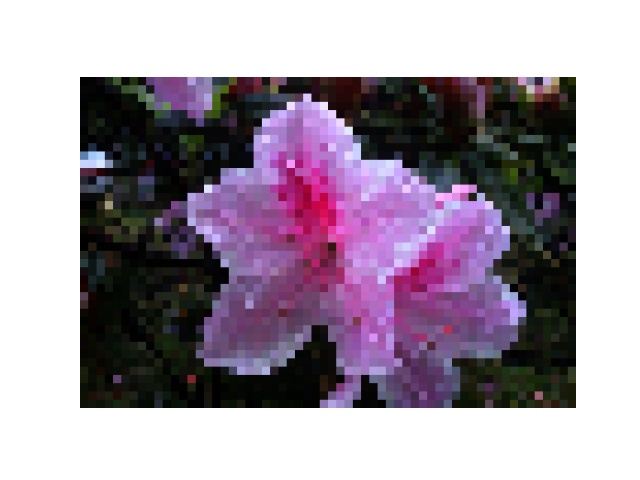
#> input picture example/moisac.jpeg, 640 x 480 px
$ python decoder.py
#> lines starting #> are read from the running program, lines starting #| are printed output that depends on the picture
import matplotlib.image as mpimg
import matplotlib.pyplot as plt
from scipy import special
# import scipy.signal
import numpy as np
from PIL import Image
import cmath


# omega = cutoff frequency in radians (pi is max), N = horizontal size of the kernel, also its vertical size, must be odd.
def circularLowpassKernel(omega_c, N):
    kernel = np.fromfunction(lambda x, y: omega_c*special.j1(omega_c*np.sqrt((x - (N - 1)/2)**2 + (
        y - (N - 1)/2)**2))/(2*np.pi*np.sqrt((x - (N - 1)/2)**2 + (y - (N - 1)/2)**2)), [N, N])
    kernel[(N - 1)//2, (N - 1)//2] = omega_c**2/(4*np.pi)
    return kernel


tmp = Image.open("moisac.jpeg")
#> tmp is the input picture: PIL image 640x480 RGB; mean R, G, B 161.4, 149.2, 163
h,w = tmp.size                   # (height,width,color)
#> h = 640; w = 480
tmp2 = tmp.resize((w, w), resample=Image.BILINEAR)
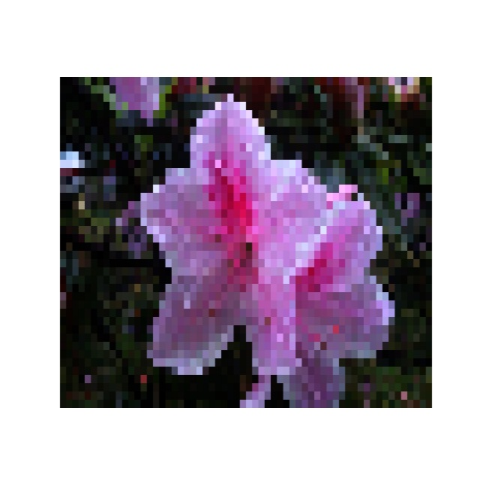
#> tmp2: PIL image 480x480 RGB; mean R, G, B 161.5, 149.3, 163.1
tmp2.show()
input_img = np.asarray(tmp2)
h, w, c = input_img.shape
#> h = 480; c = 3

# Horizontal size of the kernel, also its vertical size. Must be odd.
kernelN = w
#> kernelN = 480
omega_c = np.pi / 4  # Cutoff frequency in radians <= pi
kernel = circularLowpassKernel(omega_c, kernelN)
kernel_fft = np.fft.fft2(kernel)
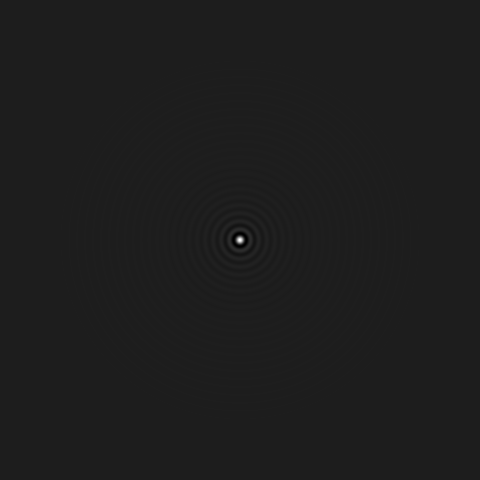
#> kernel: shape (480, 480) float64; min -0.00649, max 0.0491, mean 4.32e-06; drawn with min black and max white
# plt.imshow(kernel, vmin=-1, vmax=1, cmap='bwr')
# plt.colorbar()
# plt.show()

# DTFT of kernel
'''
kernel_dtft = np.empty((w, w))
for row in range(w):
    for col in range(w):
        num1 = 0J
        for i in range(w):
            num2 = 0J
            for j in range(w):
                num2 += kernel[i, j]*cmath.exp(-cmath.pi*2J*(row*j + col*i))
            num1 += num2
        kernel_dtft[row, col] = num1
'''

result = np.empty((w, w, c))

for i in range(c):
    result[:, :, i] = np.fft.fft2(input_img[:, :, i])
    result[:, :, i] = np.multiply(result[:, :, i], kernel_fft)
    result[:, :, i] = np.fft.ifft2(result[:, :, i]) / 255.0
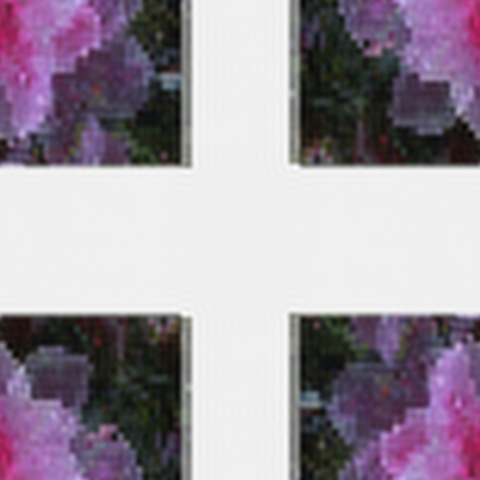
#> result: shape (480, 480, 3) float64; mean R, G, B 0.63, 0.582, 0.636; drawn with min black and max white

# Convolution of signal and filter
# for i in range(c):
#      result[:, :, i] = scipy.signal.convolve2d(input_img[:, :, i], kernel, 'same') / 255.0

# print(result)
plt.imshow(result)
plt.axis('off')
plt.show()

$ run again, with example/1.jpeg copied over example/moisac.jpeg
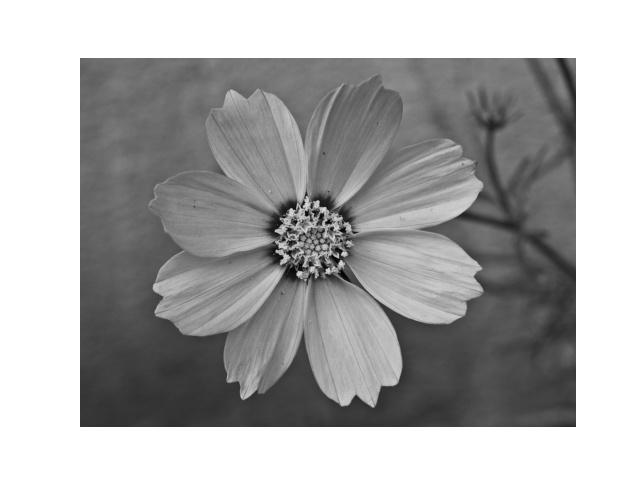
#> input picture example/1.jpeg, 640 x 480 px
#> tmp is the input picture: PIL image 640x480 RGB; min 0, max 255, mean 168.5
#> `tmp2 = tmp.resize((w, w), resample=Image.BILINEAR)`:
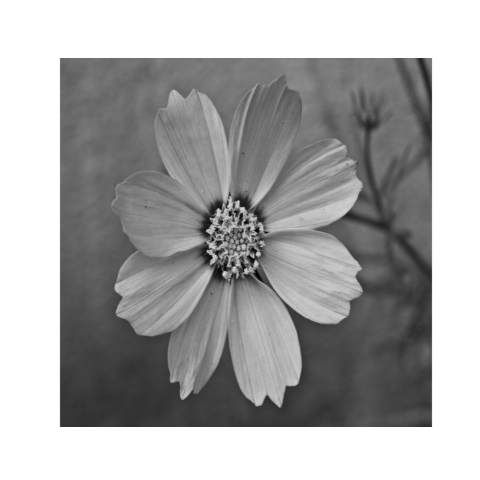
#> tmp2: PIL image 480x480 RGB; min 3, max 255, mean 168.6
#> after the loop `for i in range(c):`:
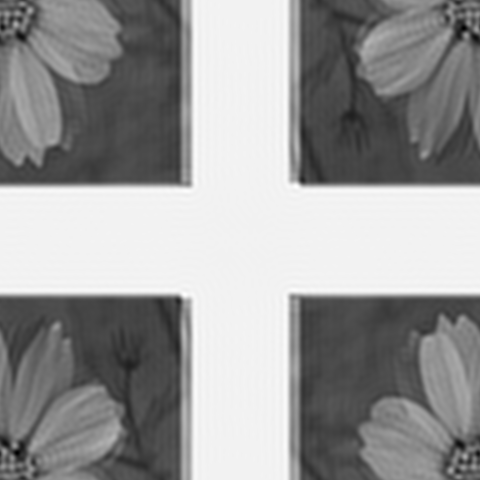
#> result: shape (480, 480, 3) float64; min 0.0759, max 1.04, mean 0.658; drawn with min black and max white

$ run again, with example/2.jpeg copied over example/moisac.jpeg
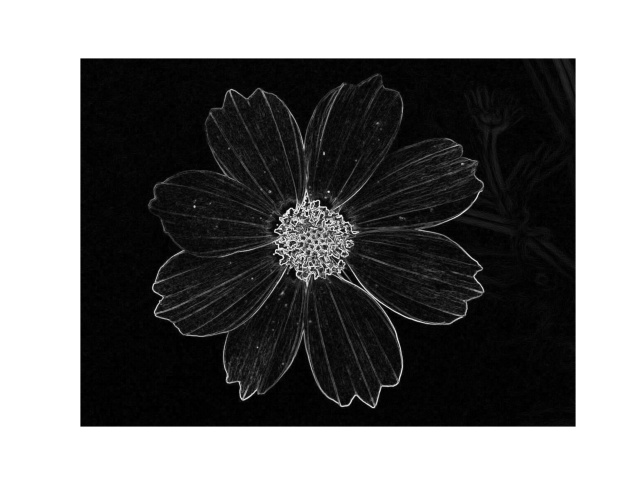
#> input picture example/2.jpeg, 640 x 480 px
#> tmp is the input picture: PIL image 640x480 RGB; min 0, max 255, mean 113.9
#> `tmp2 = tmp.resize((w, w), resample=Image.BILINEAR)`:
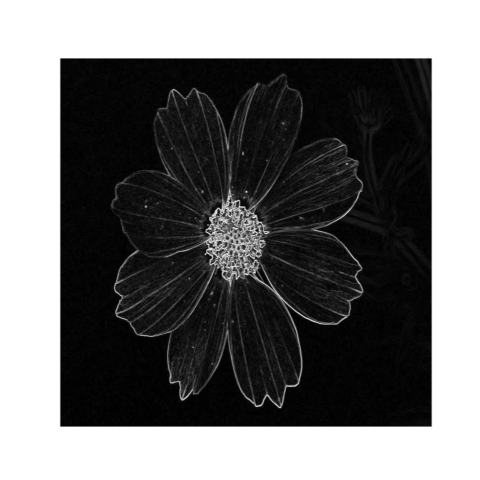
#> tmp2: PIL image 480x480 RGB; min 0, max 255, mean 114
#> after the loop `for i in range(c):`:
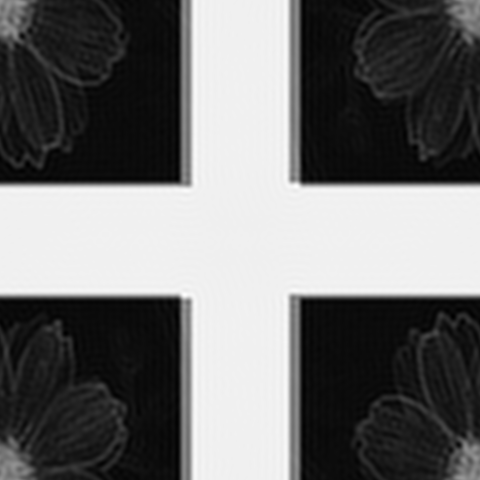
#> result: shape (480, 480, 3) float64; min -0.0339, max 1.06, mean 0.445; drawn with min black and max white

$ run again, with example/flower.bmp saved as example/moisac.jpeg
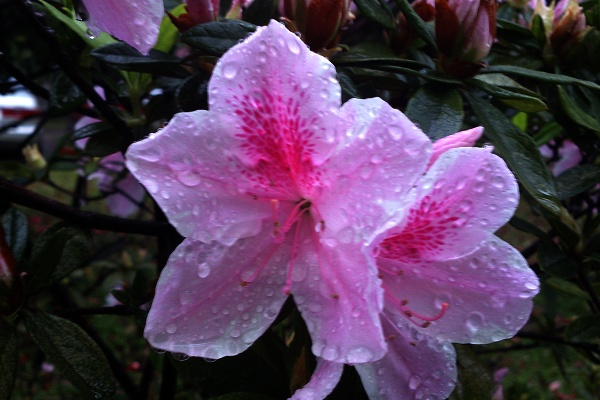
#> input picture example/flower.bmp, 600 x 400 px
#> tmp is the input picture: PIL image 600x400 RGB; mean R, G, B 80.2, 57.2, 83
#> `tmp2 = tmp.resize((w, w), resample=Image.BILINEAR)`:
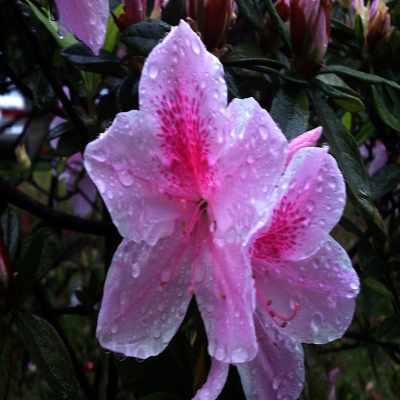
#> tmp2: PIL image 400x400 RGB; mean R, G, B 80.2, 57.2, 83
#> after the loop `for i in range(c):`:
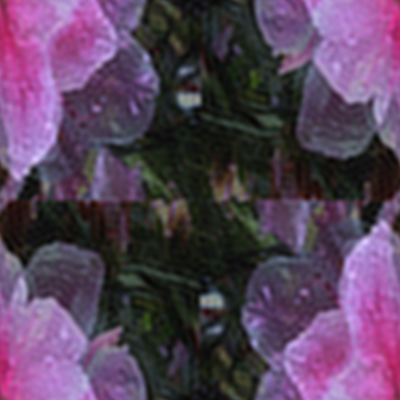
#> result: shape (400, 400, 3) float64; mean R, G, B 0.312, 0.223, 0.323; drawn with min black and max white
